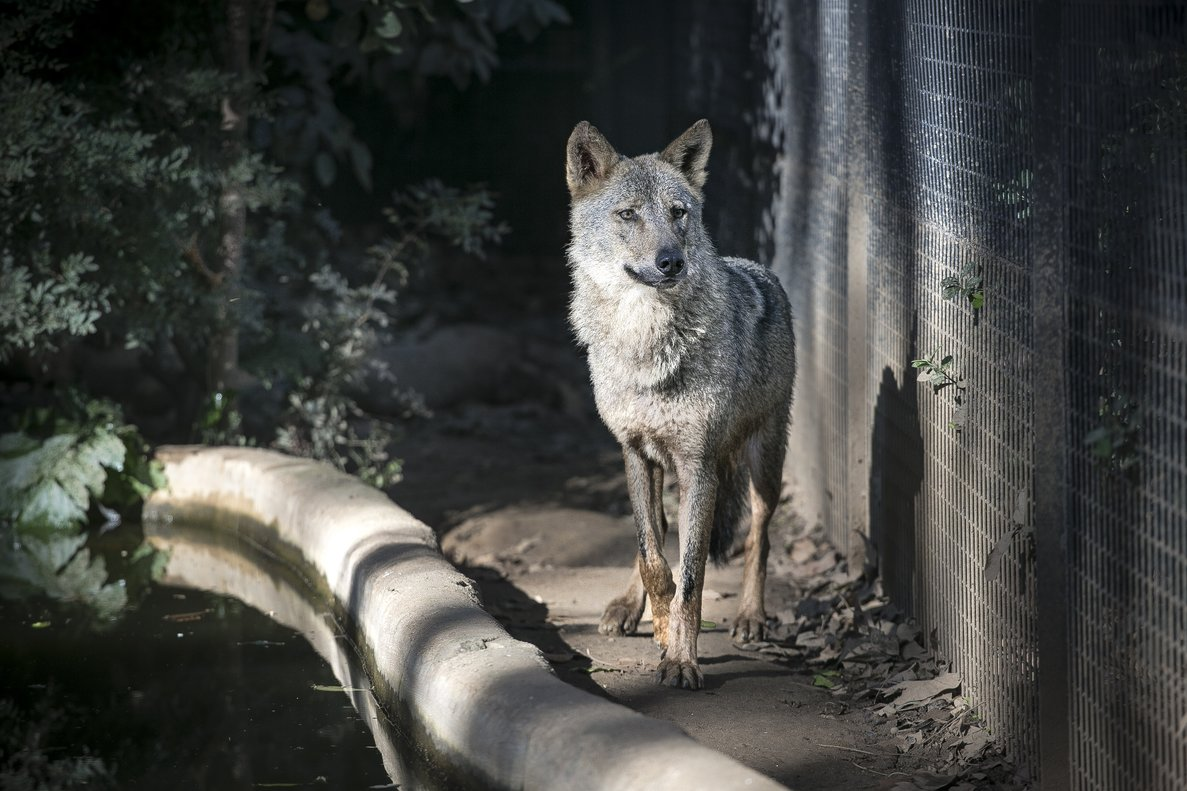
#> input picture lobo.jpg, 1187 x 791 px
$ python 17-CaracteristicasDelLosContornos.py   (older library calls are emulated)
#> lines starting #> are read from the running program, lines starting #| are printed output that depends on the picture; after the words box and inside, x2 and y2 are one past the last pixel; in counts of white or black regions, pixels touching at a corner belong together
import cv2

img = cv2.imread('lobo.jpg',0)
#> img: shape (791, 1187); min 0, max 255, mean 69
ret,thresh = cv2.threshold(img,127,255,0)
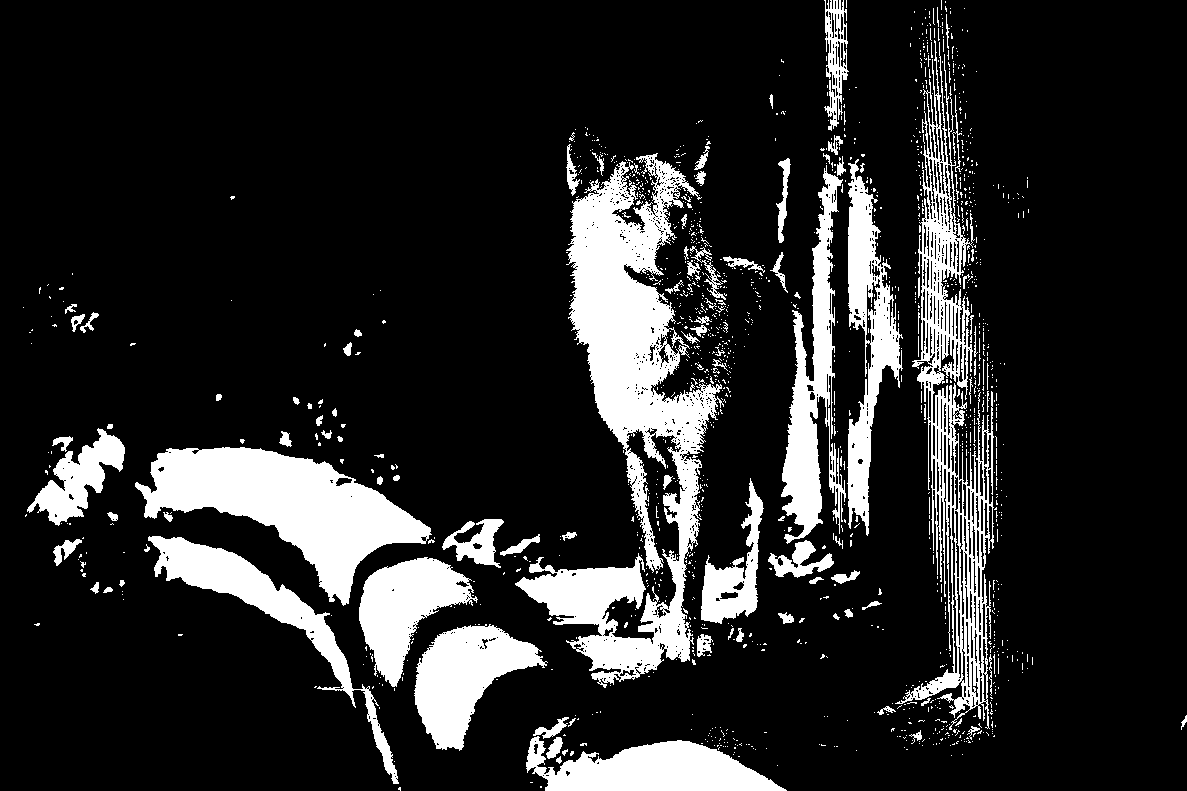
#> thresh: shape (791, 1187); 15.8% white; 1447 white regions (1333 under 20 px)
imagen, contours, hierarchy = cv2.findContours(thresh,1,2)
#> contours = 2677 contours, 2424 with area under 20; largest, box (x1, y1, x2, y2) and area: (515, 153, 724, 688) 37034, (895, 40, 994, 730) 20500, (135, 447, 432, 606) 19633, (781, 165, 846, 544) 8608, (526, 736, 787, 791) 8441
cnt = contours[0]
#> cnt = [[399, 787], [398, 788], [398, 789], [399, 789], [400, 790], [400, 787]]
M = cv2.moments(cnt)
#> M = moments, m00 4, centre m10/m00, m01/m00 = (399.2, 788.2)
print (M)
#> (printed output is left out)
